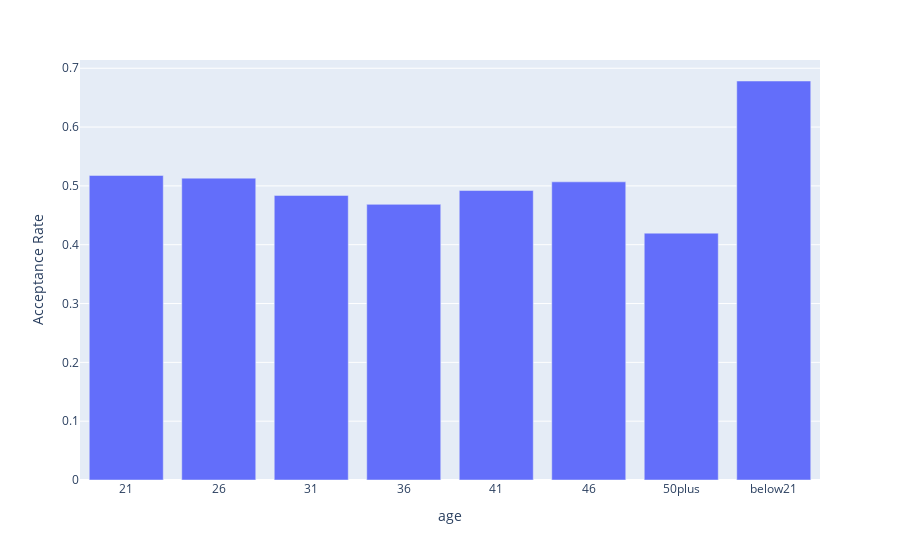
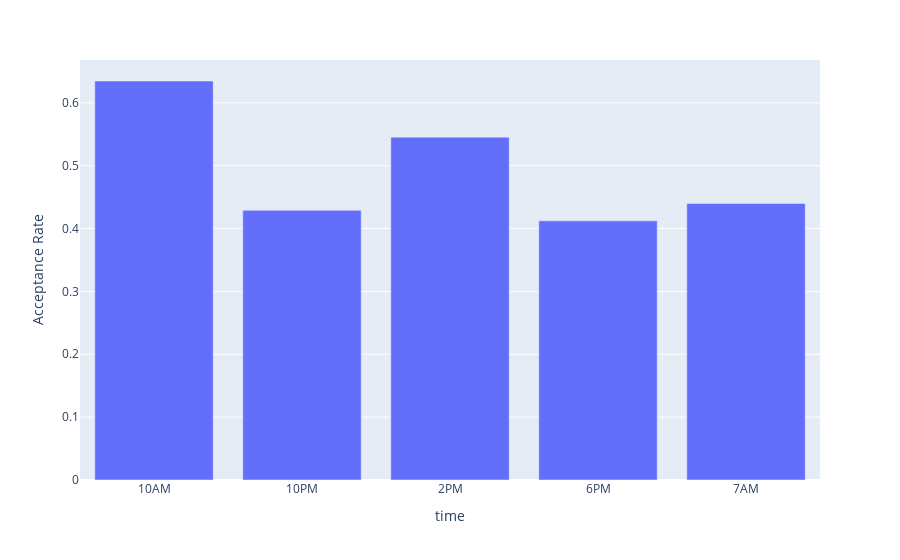
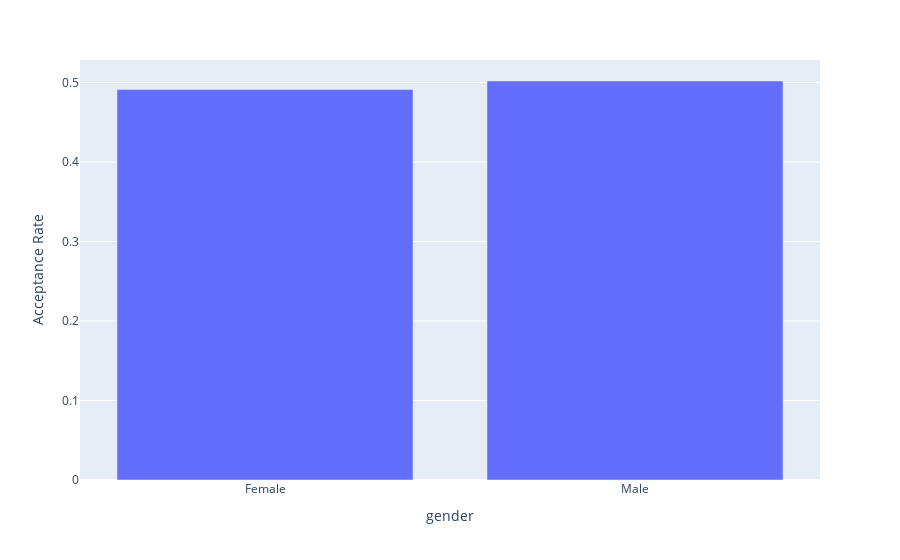
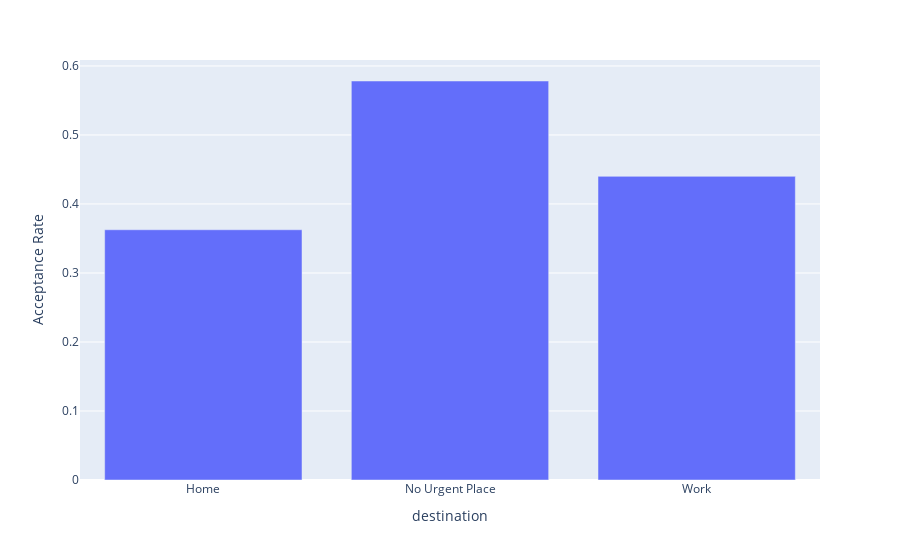

The code cell stored with these charts, in order, in its notebook:
### Code cell
# helper function for plotting acceptance rate for the unique values in a given column
def plot_acceptance_rates(df, c, yaxis_title=None):
    fig = px.bar(df.groupby(c).apply(lambda s: s['Y'].sum() / s.shape[0], include_groups=False))
    fig.update_layout(yaxis_title=yaxis_title or "Acceptance Rate", showlegend=False)
    fig.show()


# acceptance rate for various values
plot_acceptance_rates(coffee_coupons, 'age')
plot_acceptance_rates(coffee_coupons, 'time')
plot_acceptance_rates(coffee_coupons, 'gender')
plot_acceptance_rates(coffee_coupons, 'destination')
plot_acceptance_rates(coffee_coupons, 'passenger')
plot_acceptance_rates(coffee_coupons, 'CoffeeHouse')
plot_acceptance_rates(coffee_coupons, 'has_children')
plot_acceptance_rates(coffee_coupons, 'weather')

### Figure 1 — Plotly figure (JSON) as saved in the notebook; plotly's stock layout.template omitted (floating-point values rounded to 4 significant figures)
{"data": [{"hovertemplate": "variable=0<br>age=%{x}<br>value=%{y}<extra></extra>", "legendgroup": "0", "marker": {"color": "#636efa", "pattern": {"shape": ""}}, "name": "0", "orientation": "v", "showlegend": true, "textposition": "auto", "type": "bar", "x": ["21", "26", "31", "36", "41", "46", "50plus", "below21"], "xaxis": "x", "y": [0.5178, 0.5132, 0.4838, 0.4686, 0.4921, 0.5069, 0.4197, 0.6783], "yaxis": "y"}], "layout": {"barmode": "relative", "legend": {"title": {"text": "variable"}, "tracegroupgap": 0}, "margin": {"t": 60}, "showlegend": false, "xaxis": {"anchor": "y", "domain": [0, 1], "title": {"text": "age"}}, "yaxis": {"anchor": "x", "domain": [0, 1], "title": {"text": "Acceptance Rate"}}}}

### Figure 2 — Plotly figure (JSON) as saved in the notebook; plotly's stock layout.template omitted (floating-point values rounded to 4 significant figures)
{"data": [{"hovertemplate": "variable=0<br>time=%{x}<br>value=%{y}<extra></extra>", "legendgroup": "0", "marker": {"color": "#636efa", "pattern": {"shape": ""}}, "name": "0", "orientation": "v", "showlegend": true, "textposition": "auto", "type": "bar", "x": ["10AM", "10PM", "2PM", "6PM", "7AM"], "xaxis": "x", "y": [0.6348, 0.4291, 0.5455, 0.4123, 0.44], "yaxis": "y"}], "layout": {"barmode": "relative", "legend": {"title": {"text": "variable"}, "tracegroupgap": 0}, "margin": {"t": 60}, "showlegend": false, "xaxis": {"anchor": "y", "domain": [0, 1], "title": {"text": "time"}}, "yaxis": {"anchor": "x", "domain": [0, 1], "title": {"text": "Acceptance Rate"}}}}

### Figure 3 — Plotly figure (JSON) as saved in the notebook; plotly's stock layout.template omitted (floating-point values rounded to 4 significant figures)
{"data": [{"hovertemplate": "variable=0<br>gender=%{x}<br>value=%{y}<extra></extra>", "legendgroup": "0", "marker": {"color": "#636efa", "pattern": {"shape": ""}}, "name": "0", "orientation": "v", "showlegend": true, "textposition": "auto", "type": "bar", "x": ["Female", "Male"], "xaxis": "x", "y": [0.4911, 0.5019], "yaxis": "y"}], "layout": {"barmode": "relative", "legend": {"title": {"text": "variable"}, "tracegroupgap": 0}, "margin": {"t": 60}, "showlegend": false, "xaxis": {"anchor": "y", "domain": [0, 1], "title": {"text": "gender"}}, "yaxis": {"anchor": "x", "domain": [0, 1], "title": {"text": "Acceptance Rate"}}}}

### Figure 4 — Plotly figure (JSON) as saved in the notebook; plotly's stock layout.template omitted (floating-point values rounded to 4 significant figures)
{"data": [{"hovertemplate": "variable=0<br>destination=%{x}<br>value=%{y}<extra></extra>", "legendgroup": "0", "marker": {"color": "#636efa", "pattern": {"shape": ""}}, "name": "0", "orientation": "v", "showlegend": true, "textposition": "auto", "type": "bar", "x": ["Home", "No Urgent Place", "Work"], "xaxis": "x", "y": [0.3626, 0.5782, 0.44], "yaxis": "y"}], "layout": {"barmode": "relative", "legend": {"title": {"text": "variable"}, "tracegroupgap": 0}, "margin": {"t": 60}, "showlegend": false, "xaxis": {"anchor": "y", "domain": [0, 1], "title": {"text": "destination"}}, "yaxis": {"anchor": "x", "domain": [0, 1], "title": {"text": "Acceptance Rate"}}}}
